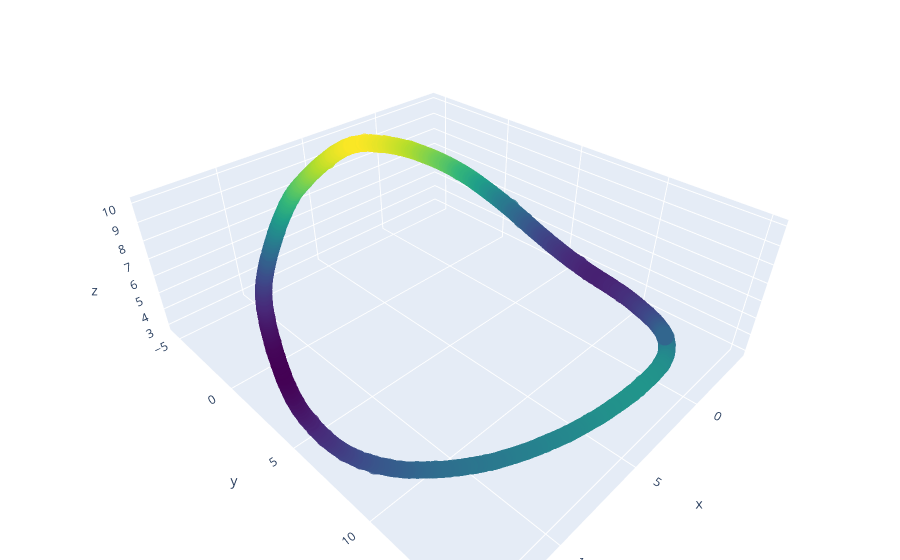

Here is the notebook cell this chart was saved with:
### Code cell
import plotly.graph_objects as go

# 3D plot the activities
fig = go.Figure(data=[go.Scatter3d(
    x=embedding[:,0],
    y=embedding[:,1],
    z=embedding[:,2],
    mode='markers',
    marker=dict(
        size=6,
        color=embedding[:,2],  # set color to third dimension
        colorscale='Viridis',   # choose a colorscale
        opacity=0.8
    )
)])

fig.update_layout(margin=dict(l=0, r=0, b=0, t=0))
fig.show()

### Figure 1 — Plotly figure (JSON) as saved in the notebook; plotly's stock layout.template omitted (floating-point values rounded to 4 significant figures; data arrays with more than 128 entries replaced by an {"elided": "..."} marker saying what was removed)
{"data": [{"marker": {"color": {"elided": "1001 float values"}, "colorscale": [[0, "#440154"], [0.1111, "#482878"], [0.2222, "#3e4989"], [0.3333, "#31688e"], [0.4444, "#26828e"], [0.5556, "#1f9e89"], [0.6667, "#35b779"], [0.7778, "#6ece58"], [0.8889, "#b5de2b"], [1, "#fde725"]], "opacity": 0.8, "size": 6}, "mode": "markers", "type": "scatter3d", "x": {"elided": "1001 float values"}, "y": {"elided": "1001 float values"}, "z": {"elided": "1001 float values"}}], "layout": {"margin": {"b": 0, "l": 0, "r": 0, "t": 0}}}
